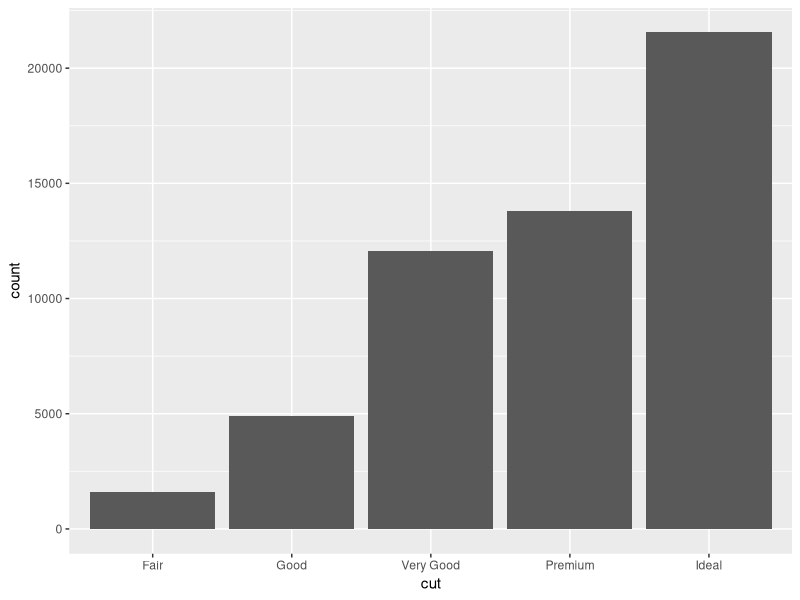
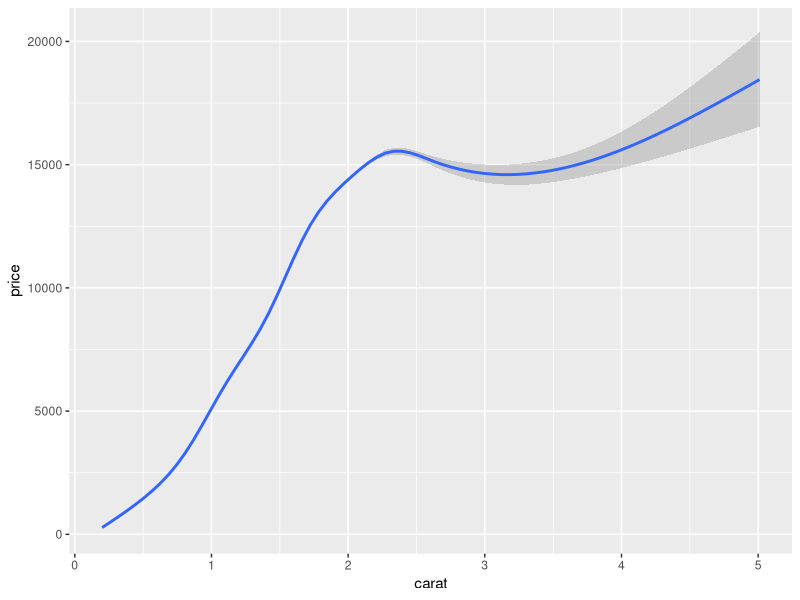
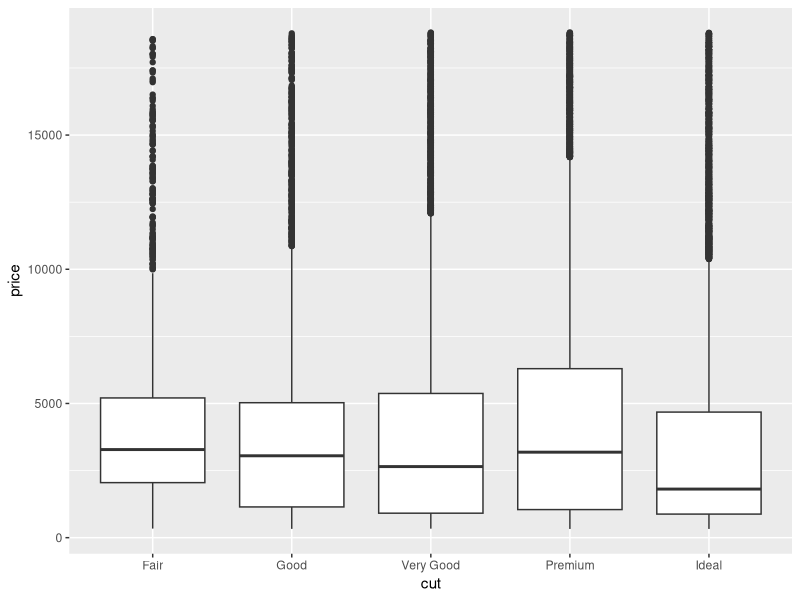
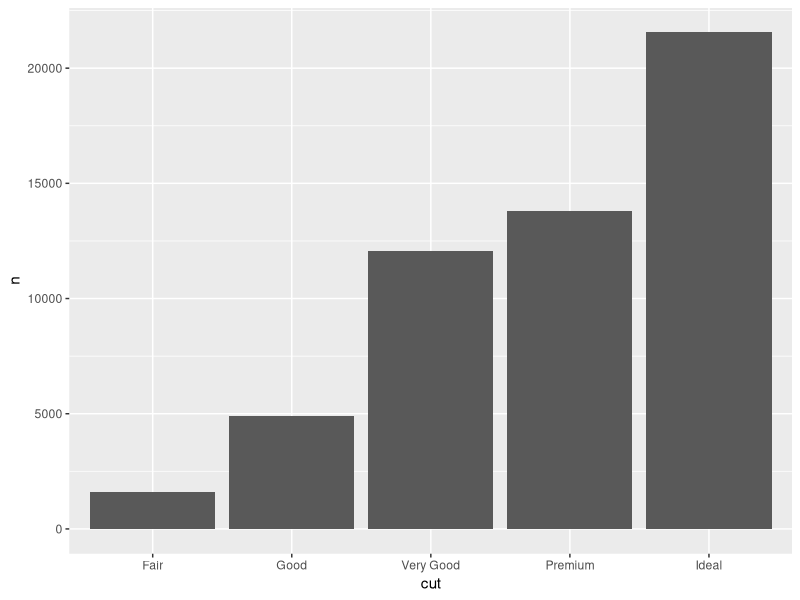
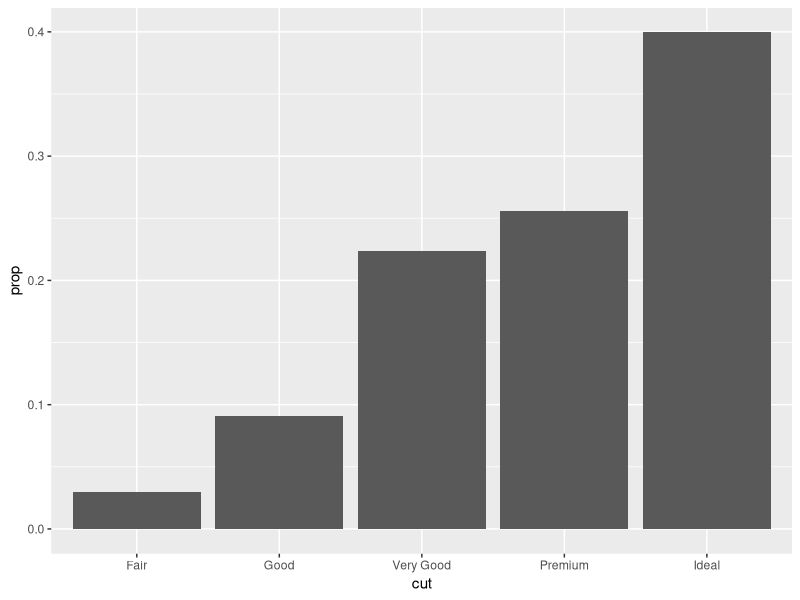
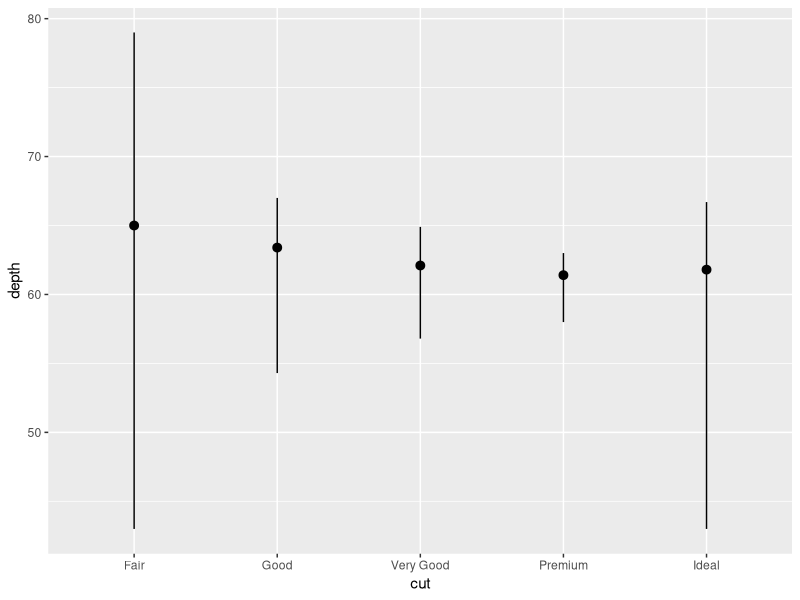
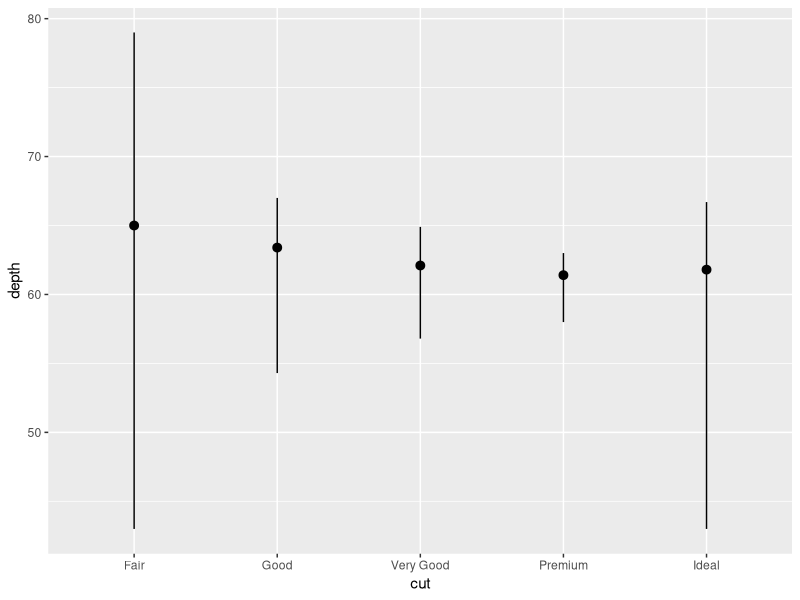
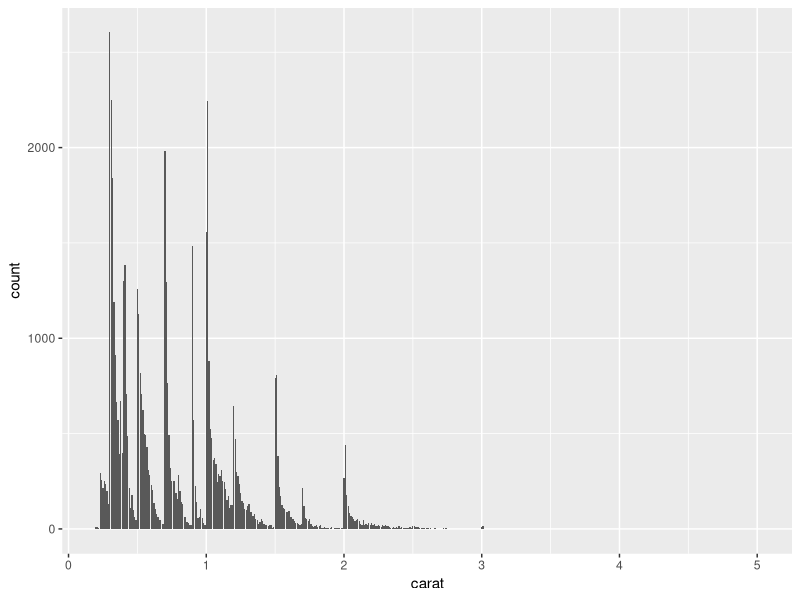

Source code (R) for these figures, in order:
library("tidyverse")

# bar charts, histograms, and frequency polygons plot counts of data
# after separating them into bins, counts are not pre-existing data variables
ggplot(diamonds, aes(x = cut)) + 
  geom_bar()

# smoothers fit model to data and plot predictions
ggplot(diamonds) +
  geom_smooth(aes(x = carat, y = price))

# box plots calculate five-number summary (min, median, max, quartiles)
ggplot(diamonds, aes(x = cut, y = price)) + 
  geom_boxplot()

# these graphs use algorithms called stats (statistical transformations)
# to calculate these new values, identified by default value of stat argument

# every geom has a default stat, every stat has a default geom
# graphs that do not calculate new values use stat = "identity" by default


# three possible reasons for overriding stat argument: override default
diamonds |> 
  count(cut) |> 
  ggplot(aes(x = cut, y = n)) + 
  geom_bar(stat = "identity")
# computed variables section in help list the other variables the geom can use

# override mapping from transformed variables to aesthetics
ggplot(diamonds, aes(x = cut, y = after_stat(prop), group = 1)) + 
  geom_bar()

# bring attention to statistical transformation, e.g. plot stat summary
ggplot(diamonds) + 
  stat_summary(
    aes(x = cut, y = depth),
    fun.min = min,
    fun.max = max,
    fun = median
  )

# -------------------------------------------------------------------------

# 1. What is the default geom associated with stat_summary()? How could you 
# rewrite the previous plot to use that geom function instead of stat?
# The default geom associated with stat_summary() is geom_pointrange().
ggplot(diamonds) + 
  geom_pointrange(
    aes(x = cut, y = depth),
    stat = "summary",
    fun.min = min,
    fun.max = max,
    fun = median
  )


# 2. What does geom_col() do? How is it different from geom_bar()?
# geom_bar() only allows specification of one of x or y aesthetic
# geom_col() requires specifying both x and y aesthetics
# as geom_col() bar heights are mapped to variables instead of counts
ggplot(diamonds) + 
  geom_bar(aes(x = carat))
ggplot(diamonds) + 
  geom_col(aes(x = x, y = y))

# 3. Most geoms and stats come in pairs that are almost always used in concert.
# Make a list of all the pairs. What do they have in common?
# stat_align: geom_ribbon and geom_area
# stat_bin:	geom_histogram, geom_freqpoly
# stat_bin2d:	geom_bin2d
# stat_binhex:	geom_binhex
# stat_bin_2d:	geom_bin_2d
# stat_bin_hex:	geom_hex
# stat_boxplot:	geom_boxplot
# stat_contour:	geom_contour
# stat_contour_filled: geom_contour_filled
# stat_count: geom_bar, geom_col
# stat_density: geom_density
# stat_density2d: geom_density_2d
# stat_density2d_filled:	geom_density_2d_filled
# stat_density_2d: geom_density_2d
# stat_density_2d_filled:	geom_density_2d_filled
# stat_function: geom_function
# stat_qq: geom_qq
# stat_qq_line: geom_qq_line
# stat_quantile: geom_quantile
# stat_sf: geom_sf
# stat_smooth: geom_smooth
# stat_spoke: geom_spoke
# stat_sum: geom_count
# stat_ydensity: geom_violin

# Most stat-geom pairs have the same suffixes.


# 4. What variables does stat_smooth() compute?
# What arguments control its behavior?
# stat_smooth computes the predicted value of y or x,
# the upper and lower pointwise confidence intervals around the means,
# and the standard error of the model.
# the orientation argument determines which of x or y is predicted
# the method and formula arguments determine how the smoothing is calculated


# 5. In our proportion bar chart, we needed to set group = 1. Why?
# In other words, what is the problem with these two graphs?
ggplot(diamonds, aes(x = cut, y = after_stat(prop))) + 
  geom_bar()
ggplot(diamonds, aes(x = cut, fill = color, y = after_stat(prop))) + 
  geom_bar()

# The previous two graphs treat each cut as its own separate group,
# instead of considering their % contribution to the total number of rows.
ggplot(diamonds) +
  geom_bar(aes(x = cut, y = after_stat(prop), group = 1))
# This fixed second plot properly shows the groupwise proportion of each cut,
# as well as the proportion of color occurrences for each cut.
ggplot(diamonds, 
       aes(
         x = cut, 
         y = after_stat(count)/sum(after_stat(count)),
         fill = color)
       ) + 
  geom_bar()

